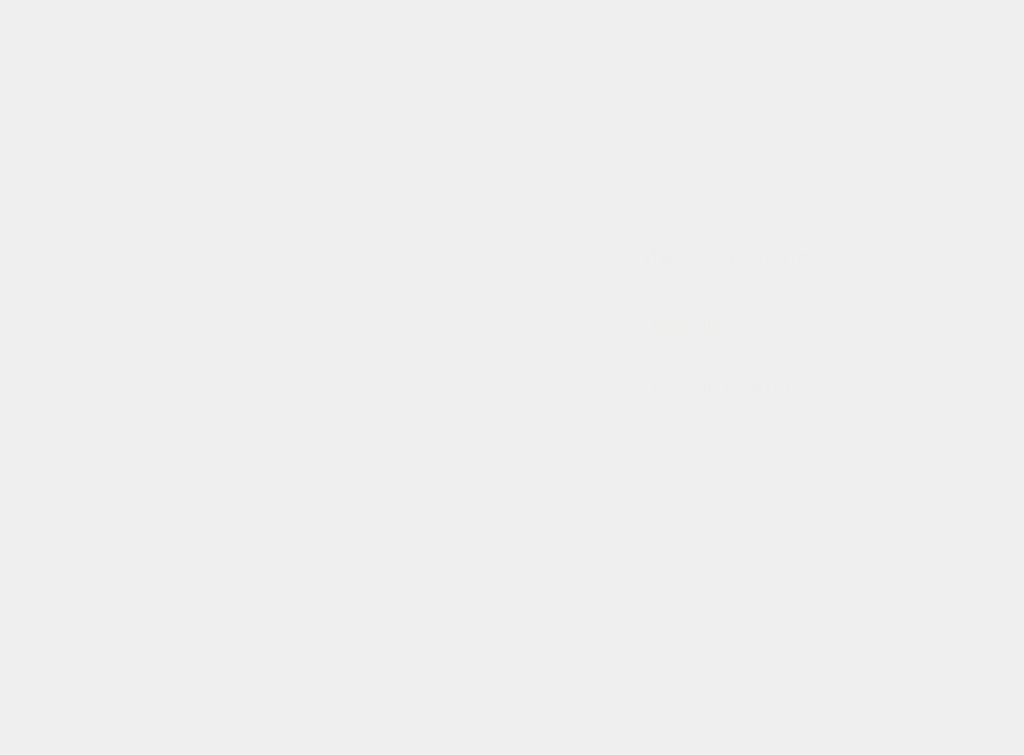
<?xml version="1.0" encoding="UTF-8"?>
<ui version="4.0">
 <class>Registry</class>
 <widget class="QWidget" name="Registry">
  <property name="enabled">
   <bool>true</bool>
  </property>
  <property name="geometry">
   <rect>
    <x>0</x>
    <y>0</y>
    <width>1024</width>
    <height>755</height>
   </rect>
  </property>
  <property name="minimumSize">
   <size>
    <width>1024</width>
    <height>755</height>
   </size>
  </property>
  <property name="maximumSize">
   <size>
    <width>1024</width>
    <height>755</height>
   </size>
  </property>
  <property name="windowTitle">
   <string>Form</string>
  </property>
  <widget class="QLabel" name="label">
   <property name="geometry">
    <rect>
     <x>0</x>
     <y>0</y>
     <width>1041</width>
     <height>761</height>
    </rect>
   </property>
   <property name="styleSheet">
    <string notr="true">color:red;</string>
   </property>
   <property name="text">
    <string/>
   </property>
   <property name="pixmap">
    <pixmap>Pichures/RegistryCreen.png</pixmap>
   </property>
  </widget>
  <widget class="QLineEdit" name="Name">
   <property name="geometry">
    <rect>
     <x>640</x>
     <y>230</y>
     <width>291</width>
     <height>51</height>
    </rect>
   </property>
   <property name="font">
    <font>
     <family>Acrom Light</family>
     <pointsize>16</pointsize>
     <weight>50</weight>
     <italic>false</italic>
     <bold>false</bold>
    </font>
   </property>
   <property name="styleSheet">
    <string notr="true">background-color:rgba(0,0,0,0);
color:rgb(238, 238, 236);
</string>
   </property>
   <property name="text">
    <string>Имя пользователя</string>
   </property>
   <property name="frame">
    <bool>false</bool>
   </property>
  </widget>
  <widget class="QLineEdit" name="pass1">
   <property name="geometry">
    <rect>
     <x>640</x>
     <y>300</y>
     <width>291</width>
     <height>47</height>
    </rect>
   </property>
   <property name="font">
    <font>
     <family>Acrom Light</family>
     <pointsize>16</pointsize>
     <weight>50</weight>
     <italic>false</italic>
     <bold>false</bold>
    </font>
   </property>
   <property name="styleSheet">
    <string notr="true">background-color:rgba(0,0,0,0);
color:rgb(238, 238, 236);</string>
   </property>
   <property name="text">
    <string>Пароль</string>
   </property>
   <property name="frame">
    <bool>false</bool>
   </property>
  </widget>
  <widget class="QLineEdit" name="pass2">
   <property name="geometry">
    <rect>
     <x>640</x>
     <y>360</y>
     <width>291</width>
     <height>48</height>
    </rect>
   </property>
   <property name="font">
    <font>
     <family>Acrom Light</family>
     <pointsize>16</pointsize>
     <weight>50</weight>
     <italic>false</italic>
     <bold>false</bold>
    </font>
   </property>
   <property name="styleSheet">
    <string notr="true">background-color:rgba(0,0,0,0);
color:rgb(238, 238, 236);</string>
   </property>
   <property name="text">
    <string>Пароль повторно</string>
   </property>
   <property name="frame">
    <bool>false</bool>
   </property>
  </widget>
  <widget class="QPushButton" name="go">
   <property name="enabled">
    <bool>true</bool>
   </property>
   <property name="geometry">
    <rect>
     <x>690</x>
     <y>440</y>
     <width>181</width>
     <height>44</height>
    </rect>
   </property>
   <property name="font">
    <font>
     <family>Noto Sans Bamum</family>
     <pointsize>12</pointsize>
     <weight>75</weight>
     <bold>true</bold>
    </font>
   </property>
   <property name="styleSheet">
    <string notr="true">border-radius:3px;</string>
   </property>
   <property name="text">
    <string/>
   </property>
  </widget>
  <widget class="QLabel" name="warning_log">
   <property name="geometry">
    <rect>
     <x>590</x>
     <y>580</y>
     <width>381</width>
     <height>30</height>
    </rect>
   </property>
   <property name="sizePolicy">
    <sizepolicy hsizetype="Preferred" vsizetype="Preferred">
     <horstretch>0</horstretch>
     <verstretch>0</verstretch>
    </sizepolicy>
   </property>
   <property name="font">
    <font>
     <family>Acrom Medium</family>
     <pointsize>12</pointsize>
     <weight>50</weight>
     <bold>false</bold>
    </font>
   </property>
   <property name="layoutDirection">
    <enum>Qt::LeftToRight</enum>
   </property>
   <property name="text">
    <string/>
   </property>
  </widget>
  <widget class="QLabel" name="warning_log_2">
   <property name="geometry">
    <rect>
     <x>590</x>
     <y>540</y>
     <width>381</width>
     <height>30</height>
    </rect>
   </property>
   <property name="font">
    <font>
     <family>Acrom Medium</family>
     <pointsize>12</pointsize>
     <weight>50</weight>
     <bold>false</bold>
    </font>
   </property>
   <property name="styleSheet">
    <string notr="true">color: rgb(238, 238, 236);</string>
   </property>
   <property name="text">
    <string/>
   </property>
  </widget>
  <widget class="QPushButton" name="go_2">
   <property name="geometry">
    <rect>
     <x>690</x>
     <y>490</y>
     <width>181</width>
     <height>43</height>
    </rect>
   </property>
   <property name="font">
    <font>
     <family>Noto Sans Buhid</family>
     <pointsize>12</pointsize>
     <weight>75</weight>
     <italic>false</italic>
     <bold>true</bold>
    </font>
   </property>
   <property name="styleSheet">
    <string notr="true">border-radius:3px;</string>
   </property>
   <property name="text">
    <string/>
   </property>
  </widget>
 </widget>
 <resources/>
 <connections/>
</ui>
